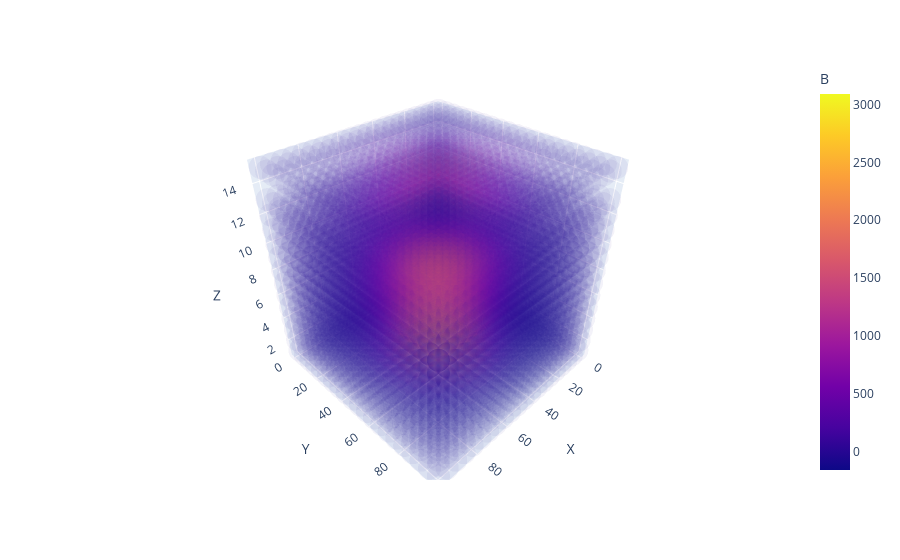

The cell this chart's notebook holds for it:
### Code cell
fig = px.scatter_3d(fields_df, x='X', y='Y', z='Z', color='B', opacity=0.05)
fig.show()

### Figure 1 — Plotly figure (JSON) as saved in the notebook; plotly's stock layout.template omitted (floating-point values rounded to 4 significant figures; data arrays with more than 128 entries replaced by an {"elided": "..."} marker saying what was removed)
{"data": [{"hovertemplate": "X=%{x}<br>Y=%{y}<br>Z=%{z}<br>B=%{marker.color}<extra></extra>", "legendgroup": "", "marker": {"color": {"elided": "6174 float values"}, "coloraxis": "coloraxis", "opacity": 0.05, "symbol": "circle"}, "mode": "markers", "name": "", "scene": "scene", "showlegend": false, "type": "scatter3d", "x": {"elided": "6174 int values"}, "y": {"elided": "6174 int values"}, "z": {"elided": "6174 int values"}}], "layout": {"coloraxis": {"colorbar": {"title": {"text": "B"}}, "colorscale": [[0, "#0d0887"], [0.1111, "#46039f"], [0.2222, "#7201a8"], [0.3333, "#9c179e"], [0.4444, "#bd3786"], [0.5556, "#d8576b"], [0.6667, "#ed7953"], [0.7778, "#fb9f3a"], [0.8889, "#fdca26"], [1, "#f0f921"]]}, "legend": {"tracegroupgap": 0}, "margin": {"t": 60}, "scene": {"domain": {"x": [0, 1], "y": [0, 1]}, "xaxis": {"title": {"text": "X"}}, "yaxis": {"title": {"text": "Y"}}, "zaxis": {"title": {"text": "Z"}}}}}
